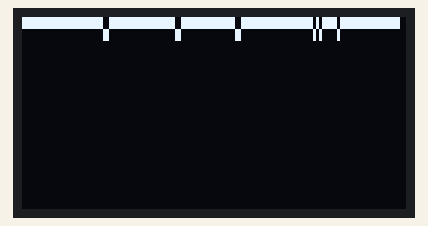
A sketch run on a simulated ATtiny85, built with avr-gcc and run on an emulated ATtiny85. On the bench: 128×64 one-colour display. Wiring (inferred from the names in the program): SH1106 OLED at I2C address 0x3C. The OLED's hardware scrolling is not drawn.

Above: at 1.7 s.
At 6.8 s:
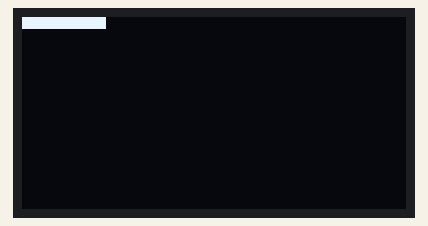
At 9.87 s:
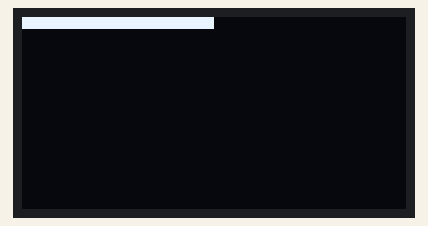
At 15.37 s:
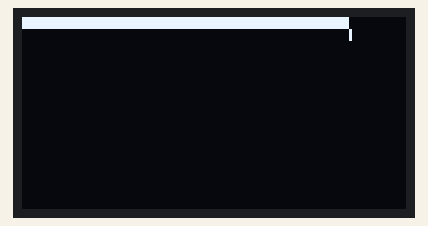
At 30.3 s:
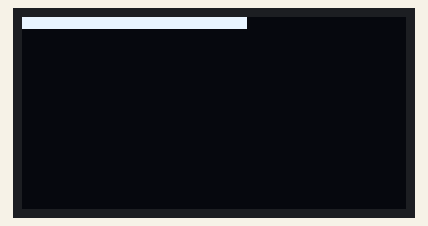
At 33.8 s:
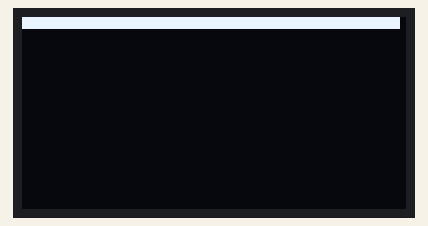

The sketch:

TinyFnPlot_SH1122.ino
```cpp
// TinyFnPlot_SH1122.ino

/* Tiny Function Plotter (SH1106 version)
 *   see http://www.technoblogy.com/show?2CFT
 *
 * David Johnson-Davies
 * www.technoblogy.com
 * 14th October 2018
 * ATtiny85 @ 8 MHz (internal oscillator; BOD disabled)
 *
 * Sino Wealth SH1122 256x64 I2C OLED
 * Donald Johnson
 * www.dlakwi.net
 * 2020-01-26
 * Seeedstudio V4.2 (ATMega328P) - 3.3V
 * https://www.ebay.ca/itm/I2C-2-08-256x64-Monochrome-Graphic-OLED-Display-Module/133135253955
 *
 * CC BY 4.0
 * Licensed under a Creative Commons Attribution 4.0 International license:
 * http://creativecommons.org/licenses/by/4.0/
 */

#include <Wire.h>

// Constants
int const address    = 0x3C;

int const commands   = 0x00;
int const onecommand = 0x80;
int const data       = 0x40;
int const onedata    = 0xC0;

uint8_t const plotColour = 0xF;
int const point_mode = 0;
int const histo_mode = 1;

int const width       = 256;
int const height      =  64;
int const max_y       = height - 1;
int const pixels_byte =   2;

// OLED display **********************************************

// Initialisation sequence for SH1122 OLED module

const uint8_t Init[] PROGMEM =
{
  0xAE,        // display off
  0xB0, 0x00,  // set row address mode
  0x10,        // set column high address         = 00
  0x00,        // set column low  address         = 00
  0xD5, 0x50,  // set frame frequency             = 50 [default]
  0xD9, 0x08,  // set dis-/pre-_charge period     = 22 [default = 08]
  0x40,        // set display start line (40-7F)  = 40  = 0
  0x81, 0xC0,  // contrast control(00-FF)         = C0
  0xA0,        // set segment re-map (A0|A1)      = A0 (rotation)
  0xC0,        // com scan com1-com64 (C0 or C8)  = C0 [default] (C0: 0..N, C8: N..0)
  0xA4,        // entire display off (A4|A5)      = A4 (A4=black background, A5=white background)
  0xA6,        // set normal display (A6|A7)      = A6 (A6=normal, A7=reverse)
  0xA8, 0x3F,  // set multiplex ratio             = 3F [default]
  0xAD, 0x80,  // set dc/dc booster               = 80
  0xD3, 0x00,  // set display offset (00-3F)      = 00 [default]
  0xDB, 0x35,  // set vcom deselect level (35)    = 35 [default]
  0xDC, 0x35,  // set vsegm level                 = 35 [default]
  0x30,        // Set Discharge VSL Level         = 30
  0xAF         // display on
};

#define InitLen sizeof(Init)/sizeof(uint8_t)

// Write a single command

void SingleComm( uint8_t x )
{
  Wire.write( onecommand );
  Wire.write( x );
}

// ?? before turning the display on (0xAF) - the last command in the Init[] table,
// clear the display

void InitDisplay()
{
  Wire.beginTransmission( address );
  Wire.write( commands );
  for ( uint8_t i = 0; i < InitLen; i++ )
    Wire.write( pgm_read_byte( &Init[i] ) );
  Wire.endTransmission();
}

// Plot one point
//
// 2020-01-26 working correctly

void PlotPoint( int x, int y )
{
  uint8_t o, n;                         // old and new pixels
  uint8_t col = x >> 1;                 // two pixels per byte

  Wire.beginTransmission( address );
  SingleComm( 0xB0 ); SingleComm( y );  // Row start
  SingleComm( 0x00 + (col & 0x0F) );    // Column start lo
  SingleComm( 0x10 + (col >> 4) );      // Column start hi
  SingleComm( 0xE0 );                   // start Read-Modify-Write     // start R-M-W
  Wire.write( onedata );                // needed? (end commands?)
  Wire.endTransmission();

  Wire.requestFrom( address, 2 );
  o = Wire.read();                      // dummy read                  // Read
  o = Wire.read();                      // read current pixels (2)     //

  if ( ( x & 1 ) == 0 )                 // even                        // Modify
  {                                                                    //
    n  = plotColour << 4;               // new point is hi nibble      //
    o &= 0x0F;                          // keep old lo nibble          //
  }                                                                    //
  else                                  // odd                         //
  {                                                                    //
    n  = plotColour;                    // new point is lo nibble      //
    o &= 0xF0;                          // keep old hi nibble          //
  }                                                                    //

  Wire.beginTransmission( address );
  Wire.write( onedata );                //                             // Write
  Wire.write( o | n );                  //                             // old | new

  SingleComm( 0xEE );                   // end Read-Modify-Write       // end R-M-W
  Wire.endTransmission();
}

// Plot data (SH1122): x (0 to 255), y (0 to 63), mode (0 = point, 1 = histogram)
// data origin is at lower-left (0,63), hence inverting y ==> 63-y

void PlotData( int x, int y, int mode )
{
  if ( mode == point_mode || y == 0 )  // point
  {
    PlotPoint( x, max_y-y );
  }
  else  // histogram
  {
    // plot a column of points
    for ( int j = max_y; j > max_y-y; j-- )
      PlotPoint( x, j );
  }
}

int const i2cbytes = 16;
int const i2cblocks = ( width / i2cbytes ) * pixels_byte;

void ClearDisplay()
{
  for ( int y = 0 ; y < height; y++ )
  {
    Wire.beginTransmission( address );
    Wire.write( commands );
    Wire.write( 0xB0 );  Wire.write( y );     // row
    Wire.write( 0x00 );  Wire.write( 0x10 );  // starting at column 0
    Wire.endTransmission();

    // I2C transmission must be less than 32 bytes in length,
    //  so, break the 256 nibbles/128 bytes into 8 blocks of 32 nibbles/16 bytes
    for ( int c = 0 ; c < width; c += 32 )
    {
      Wire.beginTransmission( address );
      Wire.write( data );
      for ( int b = 0 ; b < i2cbytes; b++ )  // 16 bytes = 32 nibbles
        Wire.write( 0 );
      Wire.endTransmission();
    }
  }
}

// clear the display one point at a time

void ClearDisplayPoints()
{
  for ( int x = 0; x < width; x++ )
    PlotData( x, max_y, histo_mode );
}

// Setup **********************************************

void setup()
{
  Wire.begin();
  InitDisplay();
//ClearDisplay();
}

// Gaussian approximation

int e( int x, int f, int m )
{
  return (f * 248) / (256 + ((x - m) * (x - m)));
}

// Demo plot

void loop()
{
  ClearDisplay();
  for ( int x = 0; x < width; x++ )
  {
    int y = e( x, 40, 48 ) + e( x, 68, 128 ) + e( x, 30, 208 ) - 4;
    PlotData( x, y, point_mode );  // point
  }
  delay( 2500 );

  ClearDisplay();
  for ( int x = 0; x < width; x++ )
  {
    int y = e( x, 30, 48 ) + e( x, 68, 128 ) + e( x, 40, 208 ) - 4;
    PlotData( x, y, histo_mode );  // bar ~ histogram
  }
  delay( 2500 );
}

// --fin--
```

Measured:
- what the display in image 0 shows lasts 2.5 s, from 1.7 s to 4.2 s
- what the display in image 1 shows lasts 1.1 s, from 6.7 s to 7.8 s
- what the display in image 3 shows lasts 0.5 s, from 15.1 s to 15.6 s
- what the display in image 4 shows lasts 1.0 s, from 30.3 s to 31.3 s
